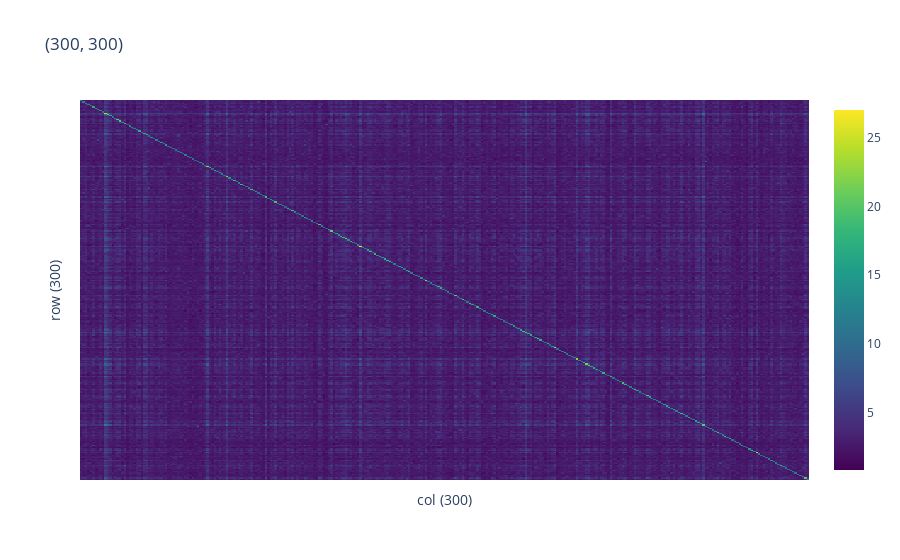

The notebook cell this image was saved under:
### Code cell
from interp_utils import heatmap, reload_module

reload_module('gpt_embeds')
from gpt_embeds import embeds, toks, enc

tok_start = 4000
n_toks = 300
embeds_subset = embeds[tok_start:tok_start+n_toks]
toks_subset = toks[tok_start:tok_start+n_toks]

heatmap(embeds_subset @ embeds_subset.T, info_0={'tok': toks_subset}, info_1={'tok': toks_subset})

### Figure 1 — Plotly figure (JSON) as saved in the notebook; plotly's stock layout.template omitted (floating-point values rounded to 4 significant figures; data arrays with more than 128 entries replaced by an {"elided": "..."} marker saying what was removed)
{"data": [{"colorscale": [[0, "#440154"], [0.1111, "#482878"], [0.2222, "#3e4989"], [0.3333, "#31688e"], [0.4444, "#26828e"], [0.5556, "#1f9e89"], [0.6667, "#35b779"], [0.7778, "#6ece58"], [0.8889, "#b5de2b"], [1, "#fde725"]], "hovertemplate": "%{y}%{x}val: %{z:.2f}<extra></extra>", "type": "heatmap", "x": {"elided": "300 str values"}, "y": {"elided": "300 str values"}, "z": {"elided": "300x300 float values"}}], "layout": {"title": {"text": "(300, 300)"}, "xaxis": {"showticklabels": false, "title": {"text": "col (300)"}}, "yaxis": {"autorange": "reversed", "showticklabels": false, "title": {"text": "row (300)"}}}}
